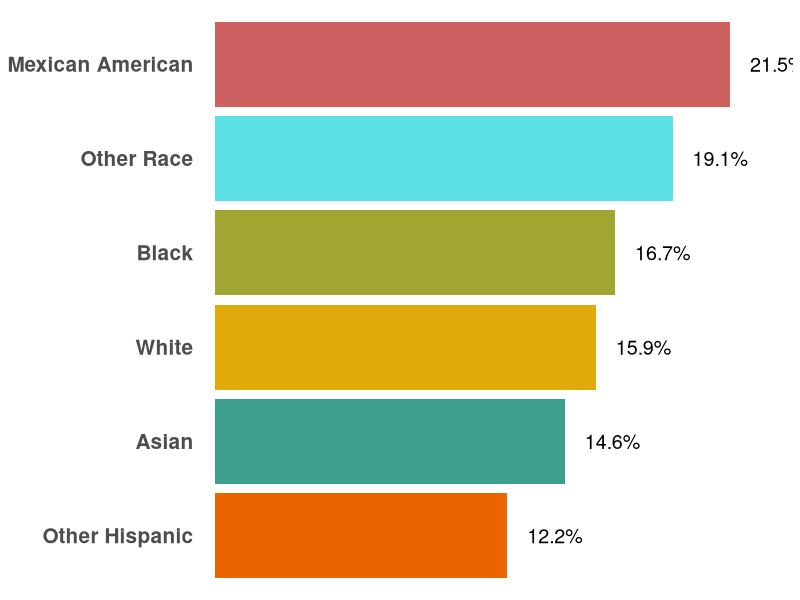

This figure's R source:
#### import libraries ######

library(ggplot2)
library(tidyverse)

##### Set your directory ######
setwd("C:/Users/yasig/Downloads/Visualization")

##### Finding Race percentage and make a dataframe ######

data <- read.csv("NHANES_Dia2.csv")
nrow(data)
# number of rows : 246

df_MaxAmc <- filter(data,Class == "Mexican American")
percent_MaxAmc = (nrow(df_MaxAmc)/nrow(data))*100
p1<-round(percent_MaxAmc,1)

df_multi <- filter(data,Class == "Multi-Racial Or Other Race")
percent_multi = (nrow(df_multi)/nrow(data))*100
p2<-round(percent_multi,1)

df_black <- filter(data,Class == "Black")
percent_black = (nrow(df_black)/nrow(data))*100
p3<-round(percent_black,1)

df_White<- filter(data,Class == "White")
percent_white = (nrow(df_White)/nrow(data))*100
p4 <- round(percent_white,1)

df_Asian<- filter(data,Class == "Asian")
percent_Asian = (nrow(df_Asian)/nrow(data))*100
p5 <- round(percent_Asian,1)

df_Other_Hispanic<- filter(data,Class == "Other Hispanic")
percent_Other_Hispanic = (nrow(df_Other_Hispanic)/nrow(data))*100
p6 <- round(percent_Other_Hispanic,1)

Race <- c("Other Hispanic","Asian","White","Black","Other Race","Mexican American" )
Percentage <- c(p6,p5,p4,p3,p2,p1)

###### Using ggplot for Braplot ######


df<- data.frame(Race,Percentage)
c1 <- df[[1]]
c2 <-df[[2]]


ggplot(df, aes(x = fct_reorder(c1,c2),y = c2,fill=c1)) +
  geom_bar(stat = "identity")+
  coord_flip()+
  geom_text(aes(label = paste0(c2,"%")),size = 5, nudge_y = 2)+
  scale_fill_manual(values=c("#3d9f8e","#a0a62f","#cd6161","#EA6400","#5ce1e6","#dfab0b"))+
  guides(fill=FALSE)+
  theme(axis.line = element_blank(),
        panel.grid.major = element_blank(),
        panel.grid.minor = element_blank(),
        panel.border = element_blank(),
        panel.background = element_blank(),
        axis.title.x=element_blank(),
        axis.text.x=element_blank(),
        axis.ticks.x=element_blank(),
        axis.title.y=element_blank(),
        axis.text.y = element_text(size = 15,face= "bold"),
        axis.ticks.y=element_blank()) +
 scale_y_discrete(breaks=NULL)


